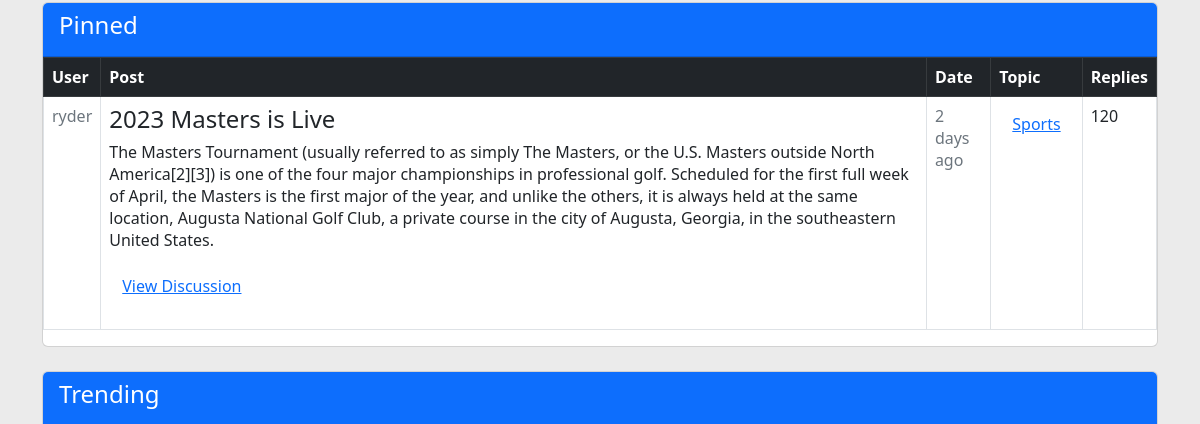
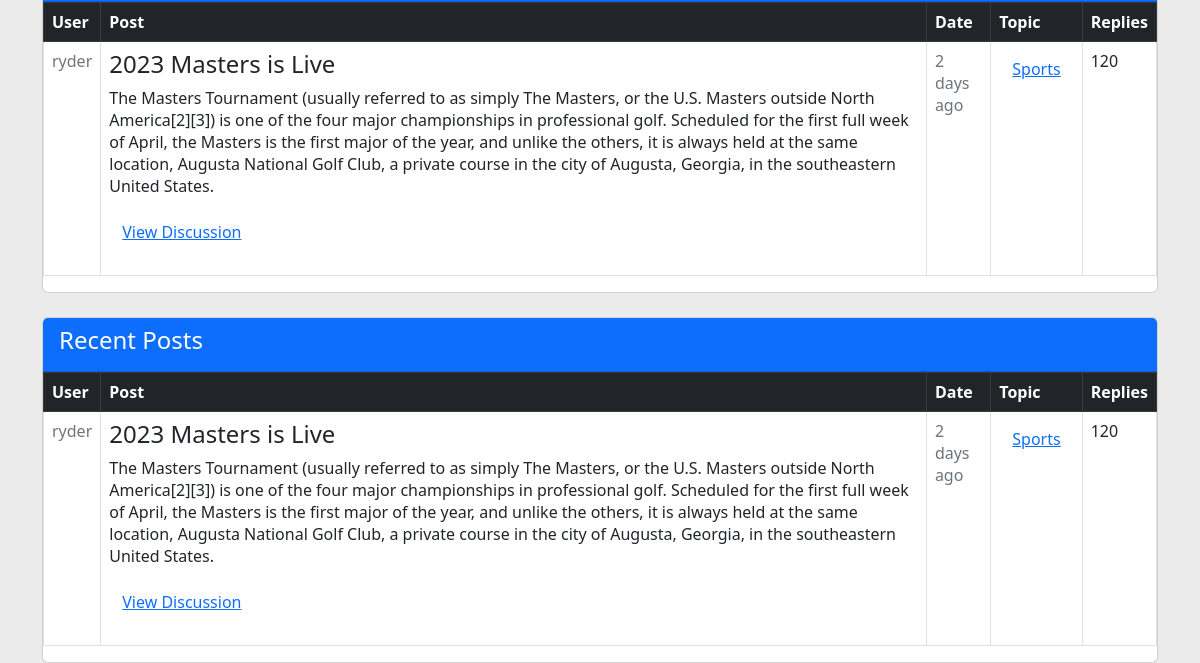
/client/forums.php (lower part), run on an earlier commit of the app's database (2 pictures, top to bottom).
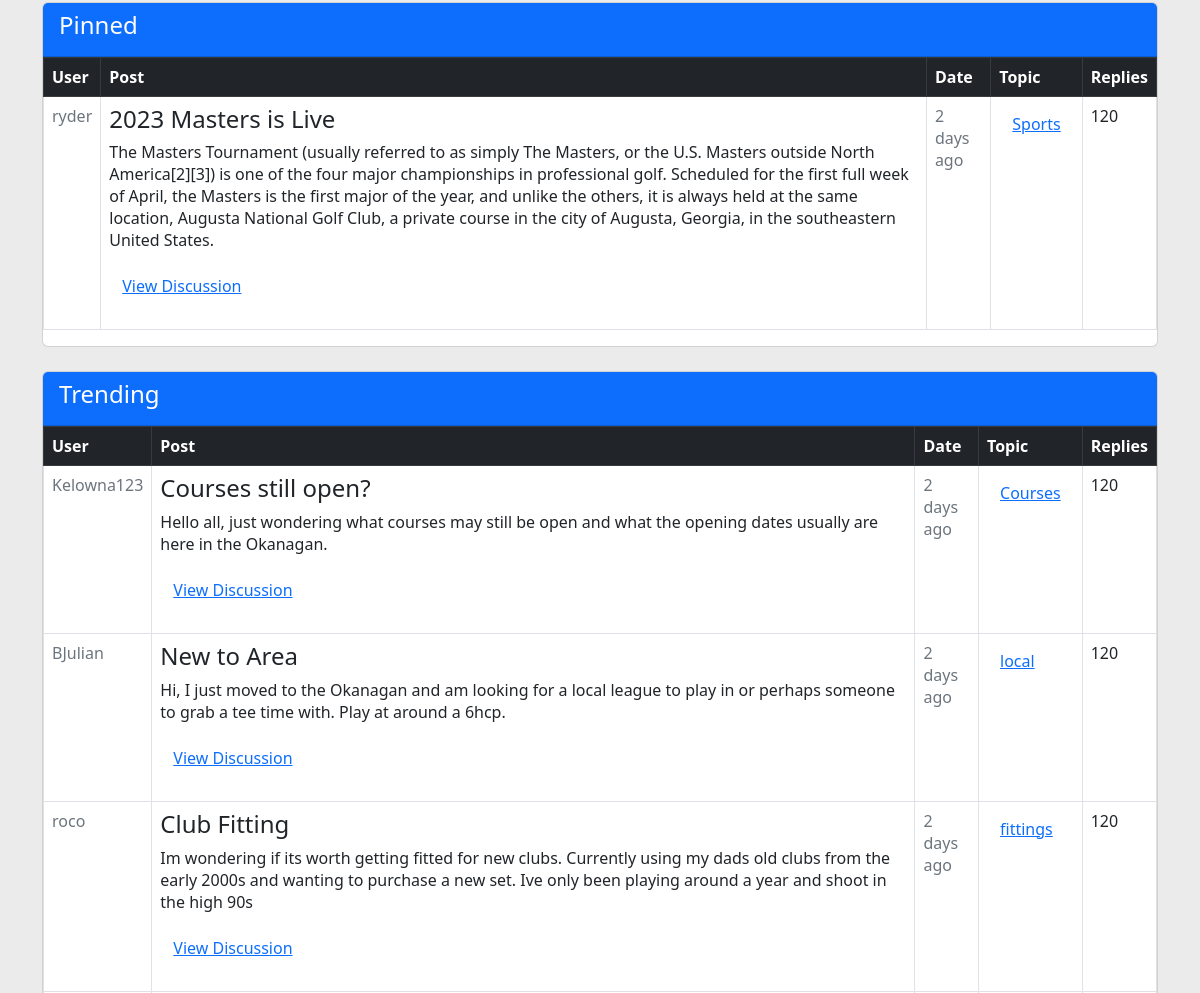
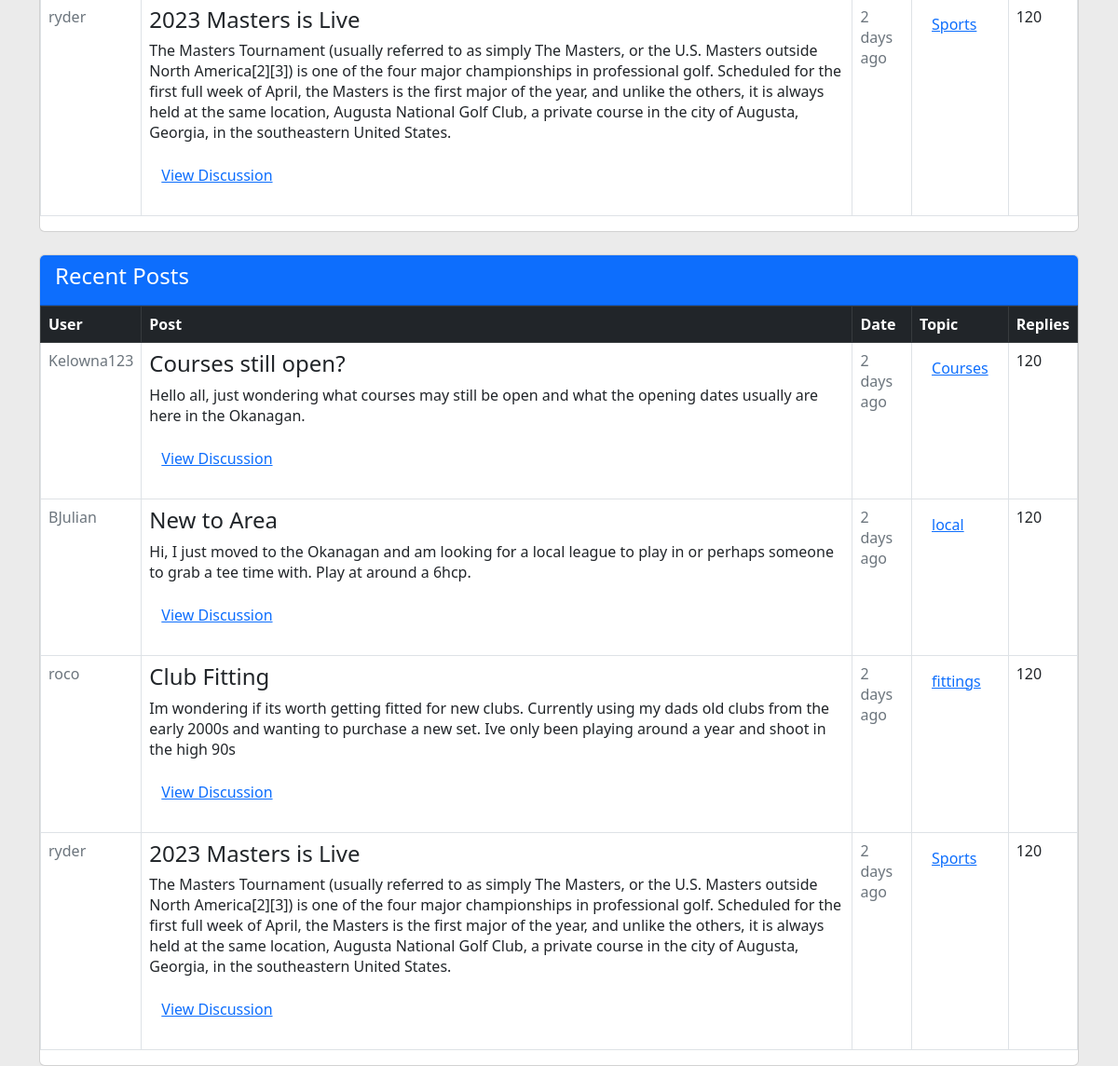
And on a later commit of the database (2 pictures, top to bottom).
### tables this page shows
CREATE TABLE `posts` (
  `id` varchar(40) NOT NULL,
  `title` text NOT NULL,
  `description` text NOT NULL,
  `user` varchar(15) NOT NULL,
  `topic` text DEFAULT NULL
);

### server/getTrending.php (the view, shortened to what this page needs)
<?php
include('../server/db_connect.php');
?>
<?php
$posts = mysqli_fetch_all(mysqli_query($connection, "SELECT * FROM posts ORDER BY id ASC"), MYSQLI_ASSOC);
empty($posts) ? $isArray = false : $isArray = true;
                        if ($isArray) {
                            foreach ($posts as $post){
                                echo
                                '
                                <tr>
                                <td scope="row">
                                    <div class="text-muted"><span>'.$post['user'].'</span></div>
                                </td>
                                <td>
                                  <h4 class="card-title">'.$post['title']. '</h4>
                                  <p class = "card-text">'.$post['description'].'</p>
                                  <form method="post" action="viewPost.php">
                                      <button class="btn btn-link" type = "submit">View Discussion</button>
                                          <input type="hidden" name="id" value="'.$post['id'].'"/>
                                  </form>
                              </td>
                              <td>
                              <div class="text-muted"><span>2 days ago</span></div>
                              </td>
                                <td><button class="btn btn-link" type = "submit">'.$post['topic'].'</button></td>
                                <td>120</td>
                                </tr>';;
                            }
                        }else {
                            echo '<script>alert("Unable to display posts")</script>';
                            }
?>

### client/forums.php (shortened to what this page needs)
<link rel="stylesheet" href= "style.css">
<?php $title = "Forums";
require('components/headerNav.php');
require('../server/db_connect.php');
?>
<div class = "container" style = "justify-content:center;width:100%;">
<br>
<div class = "card">
<div class = "card-header text-bg-primary">
    <h4>Pinned</h4>
</div>
<table class="table table-bordered table-hover">
  <thead class = "table-dark">
    <tr>
     <th scope="col">User</th>
      <th scope="col">Post</th>
      <th scope="col">Date</th>
      <th scope="col">Topic</th>
      <th scope="col">Replies</th>
    </tr>
  </thead>
  <tbody>
    <?php include '../server/getPinned.php'?>
  </tbody>
</table>
</div>
<br>
<div class = "card">
    <div class = "card-header text-bg-primary">
    <h4>Trending</h4>
</div>
<table class="table table-bordered table-hover">
  <thead class = "table-dark">
    <tr>
     <th scope="col">User</th>
      <th scope="col">Post</th>
      <th scope="col">Date</th>
      <th scope="col">Topic</th>
      <th scope="col">Replies</th>
    </tr>
  </thead>
  <tbody>
    <?php include '../server/getTrending.php'?>
  </tbody>
</table>
</div>
<br>
<div class = "card">
<div class = "card-header text-bg-primary">
    <h4>Recent Posts</h4>
</div>
<table class="table table-bordered table-hover">
  <thead class = "table-dark">
    <tr>
     <th scope="col">User</th>
      <th scope="col">Post</th>
      <th scope="col">Date</th>
      <th scope="col">Topic</th>
      <th scope="col">Replies</th>
    </tr>
  </thead>
  <tbody>
  <?php include '../server/getTrending.php'?>
  </tbody>
</table>
</div>
</div>

### client/components/headerNav.php (shortened to what this page needs)
<link rel="stylesheet" href= "./style.css">
<!DOCTYPE html>
<html lang="en">
<head>
        <link href="https://cdn.jsdelivr.net/npm/bootstrap@5.2.3/dist/css/bootstrap.min.css" rel="stylesheet">
        <link rel="stylesheet" href="https://cdn.jsdelivr.net/npm/bootstrap-icons@1.11.1/font/bootstrap-icons.css">
</head>
<body style = "background-color:#EBEBEB;">

### server/getPinned.php (shortened to what this page needs)
<?php
include('../server/db_connect.php');
?>
<?php
$posts = mysqli_fetch_all(mysqli_query($connection, "SELECT * FROM posts WHERE user = 'ryder';"), MYSQLI_ASSOC);
empty($posts) ? $isArray = false : $isArray = true;
                        if ($isArray) {
                            foreach ($posts as $post){
                                echo
                                    '
                                    <tr>
                                    <td scope="row">
                                        <div class="text-muted"><span>'.$post['user'].'</span></div>
                                    </td>
                                    <td>
                                      <h4 class="card-title">'.$post['title']. '</h4>
                                      <p class = "card-text">'.$post['description'].'</p>
                                      <form method="post" action="../client/viewPost.php">
                                          <button class="btn btn-link" type = "submit">View Discussion</button>
                                              <input type="hidden" name="id" value="'.$post['id'].'"/>
                                      </form>
                                  </td>
                                  <td>
                                  <div class="text-muted"><p>2 days ago</p></div>
                                  </td>
                                    <td><button class="btn btn-link" type = "submit">'.$post['topic'].'</button></td>
                                    <td>120</td>
                                    </tr>';
                            }
                        }else {
                            echo '<script>alert("Unable to display posts")</script>';
                            }
?>

### client/style.css (style rules this page uses)
.card { border-color:#d3d3d3; }

What changed in the data, as far as the page shows it:
added posts: user "Kelowna123", title "Courses still open?", description "Hello all, just wondering what courses may still be open and what the opening dates usually are here in the Okanagan.", topic "Courses", shown under "Trending"
added posts: user "BJulian", title "New to Area", description "Hi, I just moved to the Okanagan and am looking for a local league to play in or perhaps someone to grab a tee time with. Play at around a 6hcp.", topic "local", shown under "Trending"
added posts: user "roco", title "Club Fitting", description "Im wondering if its worth getting fitted for new clubs. Currently using my dads old clubs from the early 2000s and wanting to purchase a new set. Ive only been playing around a year and shoot in the high 90s", topic "fittings", shown under "Trending"
